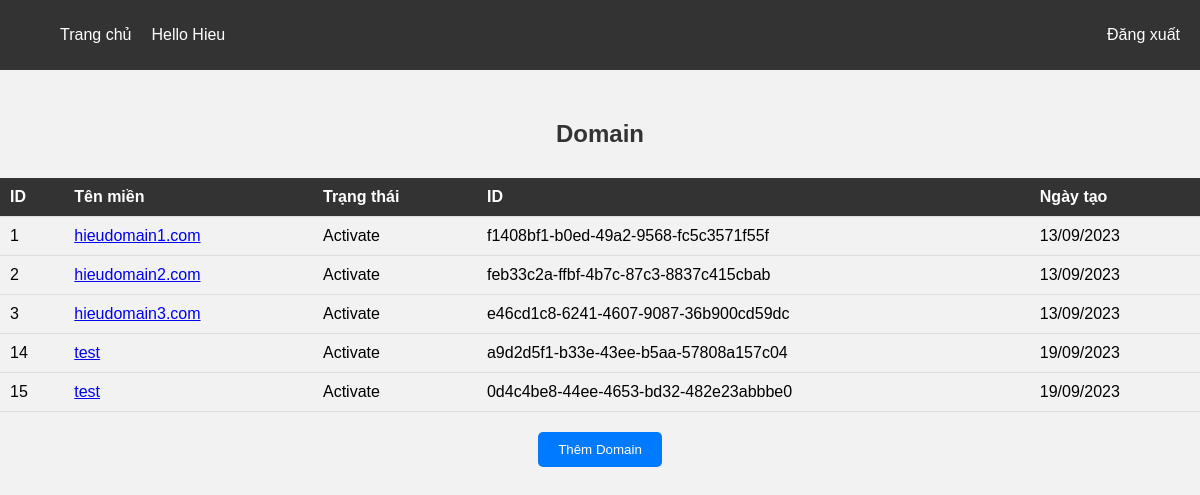
The app's page /users/1/domains (signed in), older data.
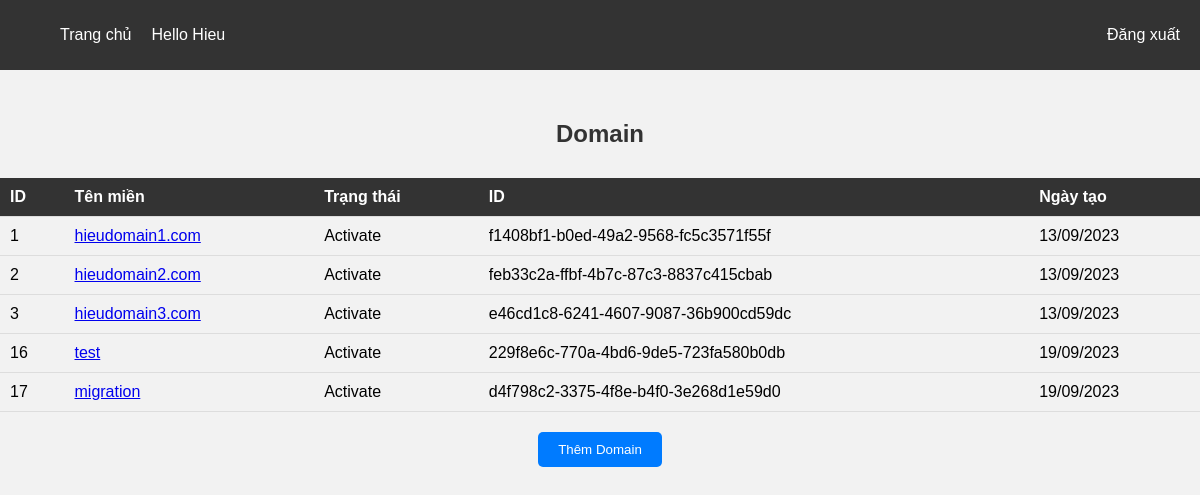
The same page, newer data.
### app/models.py (models this page shows)
class Domain(Base):
    __tablename__ = "domain"
    id = Column(Integer, primary_key=True, index=True, autoincrement=True)
    name = Column(String)
    status = Column(String)
    domain_id = Column(String)
    user_id = Column(Integer, ForeignKey("users.id"))
    create_at = Column(String)
    user = relationship("User", back_populates="domains")
    origins = relationship("Origin", back_populates="domain")

### route/domain.py (the view)
@router.get("/users/{user_id}/domains", response_model=list[schemas.DomainCreate])
def get_domains(request: Request, user_id: int, skip: int = 0, limit: int = 100, db: Session = Depends(utils.get_db)):
    id_user = config.check_session(request=request, user_id=user_id)
    if id_user:
        domains = crud.get_domains(db, user_id=user_id, skip=skip, limit=limit)
        return templates.TemplateResponse("admin-domain.html", {"domains": domains, "user": request.session['username'], "user_id": user_id, "request": request})
    return RedirectResponse(url="/", status_code=302)

### templates/admin-domain.html (shortened to what this page needs)
<!DOCTYPE html>
<html>
<head>
</head>
<body>
    <header>
        <nav>
            <ul>
                <li><a href="#">Trang chủ</a></li>
                <li>Hello {{user}}</li>
                <li><a href="/logout">Đăng xuất</a></li>
            </ul>
        </nav>
    </header>
    <div class="domain">
        <div class="table-heading">
            <h2>Domain</h2>
        </div>
    </div>
    <table>
        <tr>
            <th>ID</th>
            <th>Tên miền</th>
            <th>Trạng thái</th>
            <th>ID</th>
            <th>Ngày tạo</th>
        </tr>
        {% for domain in domains %}
        <tr>
            <td>{{domain.id}}</td>
            <td><a href="/users/{{user_id}}/domains/{{domain.id}}/origins">{{domain.name}}</a></td>
            <td>{{ "Activate" if domain.status|int == 1 else "Deactivate" }}</td>
            <td>{{domain.domain_id}}</td>
            <td>{{domain.create_at}}</td>
        </tr>
        {% endfor %}
    </table>
    <div class="add-domain-button">
        <button onclick="window.location.href='/users/{{user_id}}/create-domain'">Thêm Domain</button>    </div>
</body>
</html>

### templates/admin-domain.html (style rules this page uses)
header { background-color: #333333; padding: 10px; }
nav ul { list-style: none; display: flex; }
nav ul li { color: #ffffff; margin-right: 10px; }
nav ul li a { color: #ffffff; text-decoration: none; padding: 5px 10px; border-radius: 3px; transition: background-color 0.3s ease; }
nav ul li:last-child { margin-right: 0; margin-left: auto; }
body { background-color: #f2f2f2; margin: 0; padding: 0; font-family: Arial, sans-serif; }
.domain { text-align: center; margin-top: 50px; margin-bottom: 30px; }
table { width: 100%; border-collapse: collapse; }
th, td { padding: 10px; text-align: left; border-bottom: 1px solid #dddddd; }
th { background-color: #333333; color: #ffffff; }
.add-domain-button { text-align: center; margin-top: 20px; }
.add-domain-button button { background-color: #007bff; color: #ffffff; padding: 10px 20px; border: none; border-radius: 5px; cursor: pointer; }
.table-heading { text-align: center; margin-top: 20px; margin-bottom: 20px; }
.table-heading h2 { color: #333333; }

Row changes from the older to the newer data that the page shows:
removed Domain: id "14", name "test", status "Activate", domain_id "a9d2d5f1-b33e-43ee-b5aa-57808a157c04", create_at "19/09/2023"
removed Domain: id "15", name "test", status "Activate", domain_id "0d4c4be8-44ee-4653-bd32-482e23abbbe0", create_at "19/09/2023"
added Domain: id "16", name "test", status "Activate", domain_id "229f8e6c-770a-4bd6-9de5-723fa580b0db", create_at "19/09/2023"
added Domain: id "17", name "migration", status "Activate", domain_id "d4f798c2-3375-4f8e-b4f0-3e268d1e59d0", create_at "19/09/2023"
